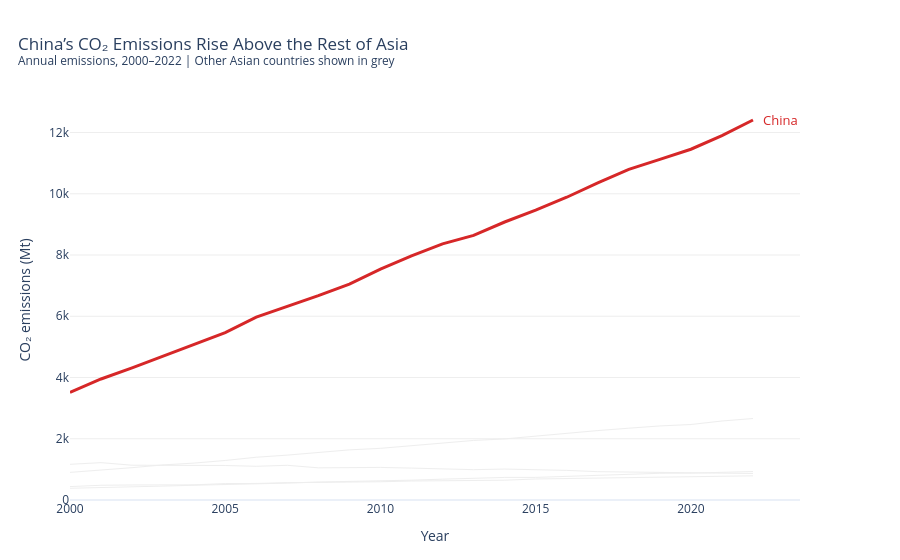

Here is the notebook cell this chart was saved with:
### Markdown cell above
---
## Task — Multi-Series Line Chart with Highlight

**What to build:** A line chart showing CO2 emissions over time for **all Asian countries** in the dataset, with one country highlighted.

**Requirements:**
- All countries shown (for context), but only **one highlighted in colour** — your choice which
- All other lines in grey (#EEEEEE), thinner
- Highlighted country **labelled directly** at the end of its line (not in a legend)
- Insight title that names the highlighted country and its story

### Code cell
# Task — Multi-series line with highlight
# YOUR CODE HERE
import pandas as pd
import plotly.graph_objects as go

# Filter Asian countries
asia_df = df[
    df['Region'].str.contains('Asia', case=False, na=False)
].copy()

# Highlight China
highlight_country = 'China'

fig = go.Figure()

# Add all other Asian countries in thin grey lines
for country in asia_df['Country'].unique():
    if country == highlight_country:
        continue

    country_df = (
        asia_df[asia_df['Country'] == country]
        .sort_values('Year')
    )

    fig.add_trace(go.Scatter(
        x=country_df['Year'],
        y=country_df['CO2_Mt'],
        mode='lines',
        line=dict(color='#EEEEEE', width=1),
        showlegend=False,
        hovertemplate=(
            country + '<br>Year: %{x}'
            + '<br>CO₂: %{y:.1f} Mt<extra></extra>'
        )
    ))

# Add China as the highlighted line
china_df = (
    asia_df[asia_df['Country'] == highlight_country]
    .sort_values('Year')
)

if china_df.empty:
    raise ValueError(
        "China was not found in the Asian data. "
        "Check the Region and Country column values."
    )

fig.add_trace(go.Scatter(
    x=china_df['Year'],
    y=china_df['CO2_Mt'],
    mode='lines',
    line=dict(color='#D62728', width=3),
    name='China',
    showlegend=False,
    hovertemplate=(
        'China<br>Year: %{x}'
        + '<br>CO₂: %{y:.1f} Mt<extra></extra>'
    )
))

# Label China directly at the end of its line
last_point = china_df.iloc[-1]

fig.add_annotation(
    x=last_point['Year'],
    y=last_point['CO2_Mt'],
    text='China',
    showarrow=False,
    xanchor='left',
    xshift=8,
    font=dict(size=13, color='#D62728')
)

# Insight-led title
fig.update_layout(
    title=dict(
        text=(
            'China’s CO₂ Emissions Rise Above the Rest of Asia'
            '<br><sup>Annual emissions, 2000–2022 | Other Asian '
            'countries shown in grey</sup>'
        ),
        x=0.02,
        xanchor='left'
    ),
    xaxis_title='Year',
    yaxis_title='CO₂ emissions (Mt)',
    template='plotly_white',
    hovermode='x unified',
    margin=dict(l=70, r=100, t=100, b=60)
)

fig.update_xaxes(showgrid=False)
fig.update_yaxes(gridcolor='#EEEEEE', rangemode='tozero')

fig.show()

### Figure 1 — Plotly figure (JSON) as saved in the notebook; plotly's stock layout.template omitted (floating-point values rounded to 4 significant figures)
{"data": [{"hovertemplate": "India<br>Year: %{x}<br>CO₂: %{y:.1f} Mt<extra></extra>", "line": {"color": "#EEEEEE", "width": 1}, "mode": "lines", "showlegend": false, "type": "scatter", "x": [2000, 2001, 2002, 2003, 2004, 2005, 2006, 2007, 2008, 2009, 2010, 2011, 2012, 2013, 2014, 2015, 2016, 2017, 2018, 2019, 2020, 2021, 2022], "y": [901.6, 974.6, 1056.0, 1146.0, 1205.0, 1291.0, 1396.0, 1466.0, 1542.0, 1637.0, 1687.0, 1774.0, 1865.0, 1945.0, 1994.0, 2092.0, 2177.0, 2267.0, 2345.0, 2419.0, 2466.0, 2580.0, 2661.0]}, {"hovertemplate": "Japan<br>Year: %{x}<br>CO₂: %{y:.1f} Mt<extra></extra>", "line": {"color": "#EEEEEE", "width": 1}, "mode": "lines", "showlegend": false, "type": "scatter", "x": [2000, 2001, 2002, 2003, 2004, 2005, 2006, 2007, 2008, 2009, 2010, 2011, 2012, 2013, 2014, 2015, 2016, 2017, 2018, 2019, 2020, 2021, 2022], "y": [1166.0, 1220.0, 1136.0, 1131.0, 1151.0, 1127.0, 1101.0, 1133.0, 1050.0, 1061.0, 1064.0, 1042.0, 1005.0, 990.9, 1010.0, 996.6, 967.4, 925.1, 916.6, 914.5, 902.8, 898.1, 865.1]}, {"hovertemplate": "South Korea<br>Year: %{x}<br>CO₂: %{y:.1f} Mt<extra></extra>", "line": {"color": "#EEEEEE", "width": 1}, "mode": "lines", "showlegend": false, "type": "scatter", "x": [2000, 2001, 2002, 2003, 2004, 2005, 2006, 2007, 2008, 2009, 2010, 2011, 2012, 2013, 2014, 2015, 2016, 2017, 2018, 2019, 2020, 2021, 2022], "y": [438.1, 481.5, 490.6, 490.8, 494.6, 537.2, 539.0, 566.1, 570.0, 585.4, 595.9, 620.6, 631.1, 649.6, 646.2, 686.5, 704.0, 706.0, 738.5, 750.8, 755.8, 777.3, 789.5]}, {"hovertemplate": "Indonesia<br>Year: %{x}<br>CO₂: %{y:.1f} Mt<extra></extra>", "line": {"color": "#EEEEEE", "width": 1}, "mode": "lines", "showlegend": false, "type": "scatter", "x": [2000, 2001, 2002, 2003, 2004, 2005, 2006, 2007, 2008, 2009, 2010, 2011, 2012, 2013, 2014, 2015, 2016, 2017, 2018, 2019, 2020, 2021, 2022], "y": [382.8, 400.4, 430.7, 453.8, 482.6, 501.9, 533.0, 551.8, 586.6, 602.5, 614.5, 647.3, 680.1, 717.7, 736.3, 738.2, 768.8, 813.7, 834.8, 872.3, 876.5, 898.5, 930.5]}, {"hovertemplate": "China<br>Year: %{x}<br>CO₂: %{y:.1f} Mt<extra></extra>", "line": {"color": "#D62728", "width": 3}, "mode": "lines", "name": "China", "showlegend": false, "type": "scatter", "x": [2000, 2001, 2002, 2003, 2004, 2005, 2006, 2007, 2008, 2009, 2010, 2011, 2012, 2013, 2014, 2015, 2016, 2017, 2018, 2019, 2020, 2021, 2022], "y": [3514.0, 3952.0, 4312.0, 4692.0, 5079.0, 5468.0, 5974.0, 6323.0, 6673.0, 7053.0, 7543.0, 7972.0, 8365.0, 8641.0, 9078.0, 9466.0, 9887.0, 10360.0, 10790.0, 11130.0, 11450.0, 11900.0, 12410.0]}], "layout": {"annotations": [{"font": {"color": "#D62728", "size": 13}, "showarrow": false, "text": "China", "x": 2022, "xanchor": "left", "xshift": 8, "y": 12410.0}], "hovermode": "x unified", "margin": {"b": 60, "l": 70, "r": 100, "t": 100}, "title": {"text": "China’s CO₂ Emissions Rise Above the Rest of Asia<br><sup>Annual emissions, 2000–2022 | Other Asian countries shown in grey</sup>", "x": 0.02, "xanchor": "left"}, "xaxis": {"showgrid": false, "title": {"text": "Year"}}, "yaxis": {"gridcolor": "#EEEEEE", "rangemode": "tozero", "title": {"text": "CO₂ emissions (Mt)"}}}}
